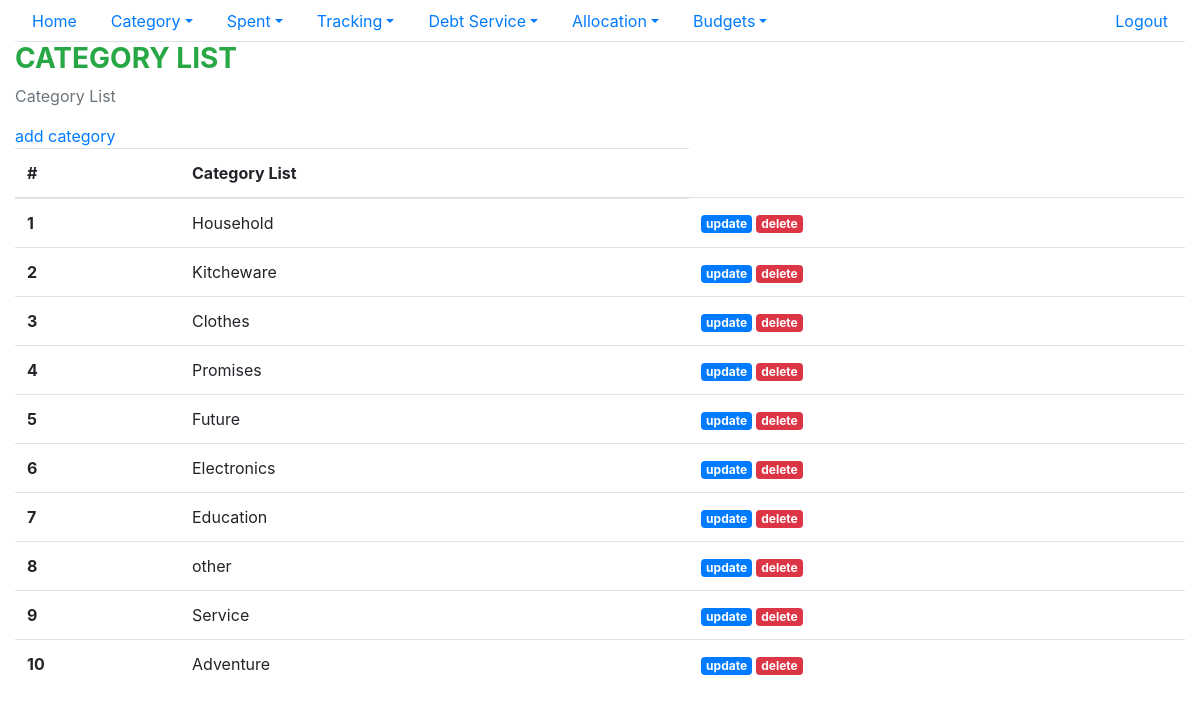
/shopper/shoppingcategorylist/ (signed in), run on the app's committed database.
### shopper/models.py (models this page shows, shortened)
class CategoryItem(models.Model):
    category_name = models.CharField(max_length=128)
    voided= models.IntegerField(default=0)
    user_id = models.ForeignKey(settings.AUTH_USER_MODEL, on_delete=models.CASCADE)
    date_created= models.DateTimeField(auto_now_add=True)
    date_updated=models.DateTimeField(auto_now=True)

### shopper/views.py (the view)
# urls.py: path('shoppingcategorylist/',views.CategoryListView.as_view(),name='shopping_category_list'),
class CategoryListView(View,LoginRequiredMixin):
    def get(self,request):
        user = User.objects.get(username=self.request.user)
        data = CategoryItem.objects.filter(voided=0,user_id=user)
        return render(request,'shopper/category_list.html',{'data':data})

### shopper/templates/shopper/category_list.html (shortened to what this page needs)
{% extends "base.html" %}
{% block content %}
    <h3 class="text-success font-weight-bold">CATEGORY LIST</h3>
    <p class="text-secondary"> Category List</p>
    <a href="{%url 'category' %}">add category</a>
    <div>
        <table class="table">
            <thead>
              <tr>
                <th scope="col">#</th>
                  <th scope="col">Category List</th>
              </tr>
            </thead>
            <tbody>
            {% for d in data %}
              <tr>
                <th scope="row">{{forloop.counter}}</th>
                <td>{{d.category_name}}</td>
                <td>
                    <a href="{%url 'category_update' d.id%}" class="badge badge-primary" >update</a>
                    <a href="{%url 'category_delete' d.id%}" class="badge badge-danger" >delete</a>
                </td>
              </tr>
            {% endfor %}
            </tbody>
          </table>
    </div>
{% endblock content %}

### static/spent/main.css (style rules this page uses)
body { color: #000; overflow-x: hidden; height: 100%; background-repeat: no-repeat; background-size: 100% 100% }

### data on the page
CategoryItem: category_name "Household"
CategoryItem: category_name "Kitcheware"
CategoryItem: category_name "Clothes"
CategoryItem: category_name "Promises"
CategoryItem: category_name "Future"
CategoryItem: category_name "Electronics"
CategoryItem: category_name "Education"
CategoryItem: category_name "other"
CategoryItem: category_name "Service"
CategoryItem: category_name "Adventure"
